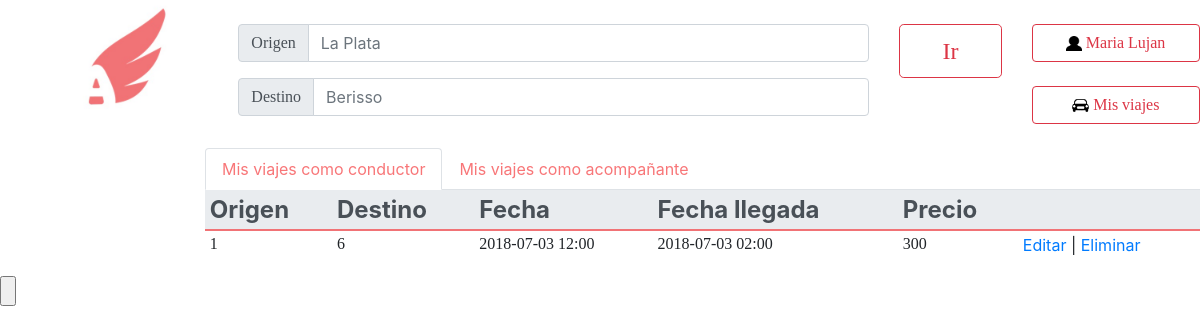
Before: /MisViajes.php (signed in) with the older database file.
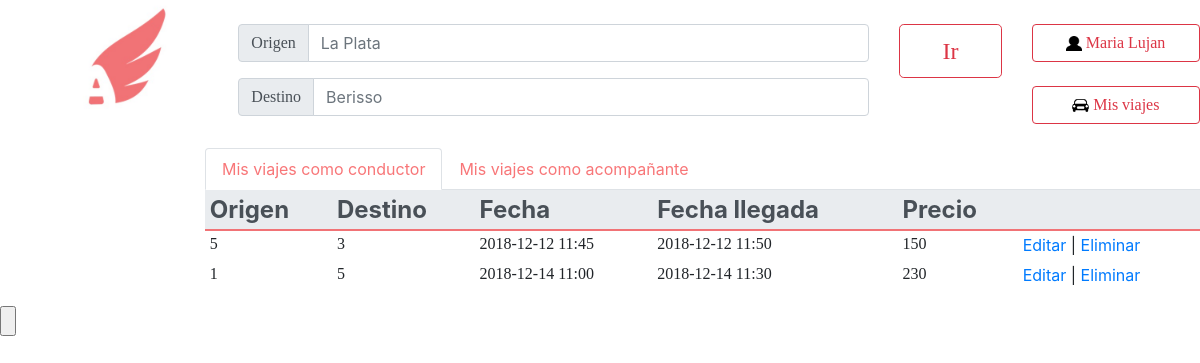
After: the same page with the newer database file.
### tables this page shows
CREATE TABLE IF NOT EXISTS `viajes` (
  `IDviaje` int(11) NOT NULL AUTO_INCREMENT,
  `fecha` date NOT NULL,
  `hora` time NOT NULL,
  `IDvehiculo` int(50) NOT NULL,
  `IDconductor` int(50) NOT NULL,
  `llegada` datetime NOT NULL,
  `IDOrigen` int(11) NOT NULL,
  `IDDestino` int(11) NOT NULL,
  `Precio` double NOT NULL,
  `asientos_disponibles` int(5) NOT NULL,
  PRIMARY KEY (`IDviaje`)
);

### MisViajes.php (the view, shortened to what the changed rows need)
<html lang="en">
  <head>
    <link rel="stylesheet" href="css/bootstrap.min.css">
  </head>
  <body>
            <?php
            $link=conectarABase();
            $id=$_SESSION['id'];
            $resultado = mysqli_query($link, "SELECT * FROM viajes where IDconductor=$id");
  	?>
		<div class="row" position="fixed">
			<div class="col-10">
				<div class="tab-content" id="nav-tabContent">
				  <div class="tab-pane fade show active" id="nav-home" role="tabpanel" aria-labelledby="nav-home-tab">
                                      <table class="table table-sm table-borderless">
                                                 <thead class='thead-light'>
                                                 <tr style='border-bottom: 2px solid #f17376'>
                                                   <th scope="color"><font size='5'>Origen</font></th>
                                                   <th scope="col"><font size='5'>Destino</font></th>
                                                   <th scope="col"><font size='5'>Fecha</font></th>
                                                   <th scope="col"><font size='5'>Fecha llegada</font></th>
                                                   <th scope="col"><font size='5'>Precio</font></th>
                                                   <th scope='col'></th>
                                                 </tr>
                                               </thead>
                                               <tbody>
                                                 <?php while($row = $resultado->fetch_array(MYSQLI_NUM)) {
                                                 ?>
                                                   <tr style='margin-top: 30px'>
                                                   <td><font face='georgia'><?php echo $row[6]; ?></font></td>
                                                   <td><font face='georgia'><?php echo $row[7]; ?></font></td>
                                                   <td><font face='georgia'><?php $createDate = new DateTime("$row[1] . $row[2]"); echo $createDate ->format('Y-m-d h:i');?></font></td>
                                                   <td><font face='georgia'><?php $createDate2 = new DateTime($row[5]);echo $createDate2->format('Y-m-d h:i'); ?></font></td>
                                                   <td><font face='georgia'><?php echo $row[8]; ?></font></td>
                                                   <td><a href='<?php echo "editarViaje.php?id=$id"; ?>'>Editar</a><span> | </span>
                                                       <a onclick="return confirm('¿Estás seguro?');" href='<?php echo "eliminarViaje.php?id=$id"; ?>'>Eliminar</a></td>
                                                 </tr>
                                                 <?php
                                                 }?>
                                               </tbody>
                                             </table>
                                  </div>
                                </div>
                       </div>
                </div>
    	</body>
    </html>

Changed rows visible on the page:
removed viajes: IDOrigen "1", IDDestino "6", fecha+hora "2018-07-03 12:00", llegada "2018-07-03 02:00", Precio "300"
added viajes: IDOrigen "5", IDDestino "3", fecha+hora "2018-12-12 11:45", llegada "2018-12-12 11:50", Precio "150"
added viajes: IDOrigen "1", IDDestino "5", fecha+hora "2018-12-14 11:00", llegada "2018-12-14 11:30", Precio "230"
